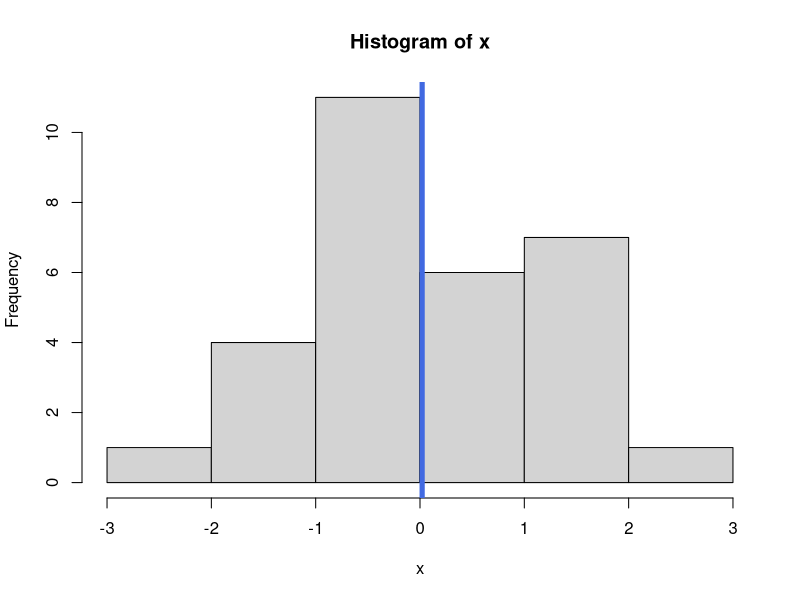
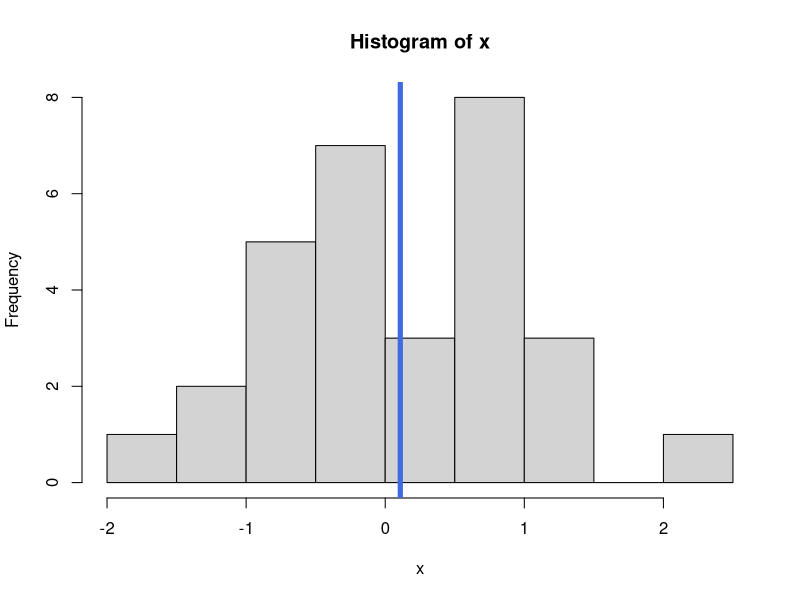
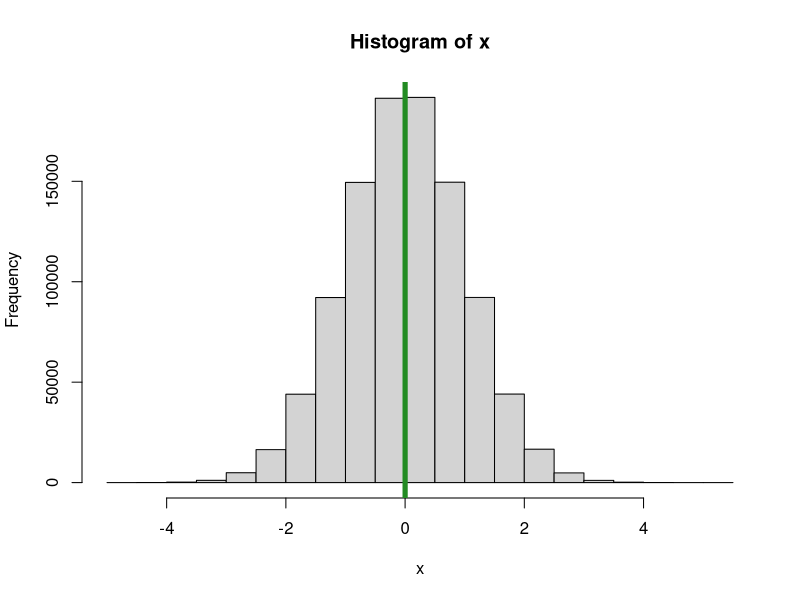
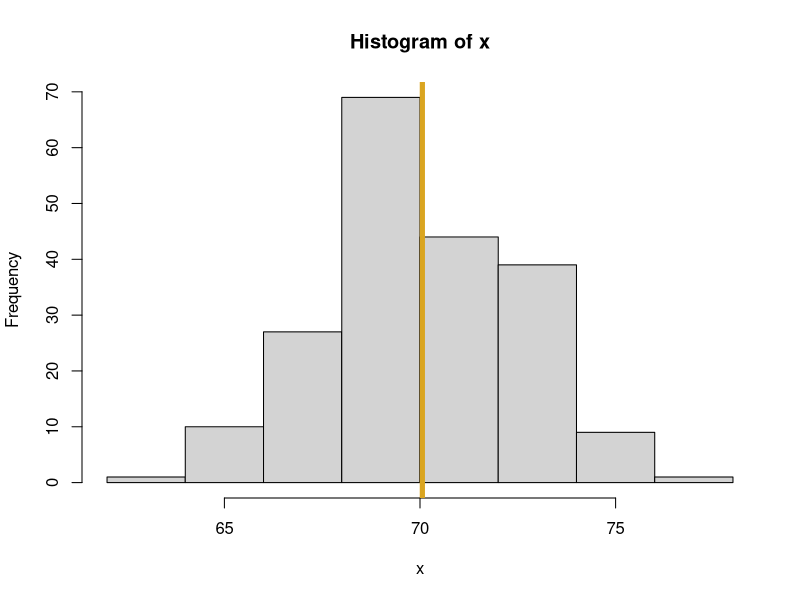

The R source for these figures, in order:
# plotRandomHistogram.R
#
# Author: Nisso Sacha
#
# Purpose:
#   A function that will generate a sample of Normal "observations"
#   and plot the histogram of that data
#
# Inputs:
#   num_pts = the number of observations to randomly generate
#   mu = the theoretical mean of the Normal distribution that generates the data
#   sigma = the theoretical sd
#   seed = an optional random number generator seed value, defaults to NULL
#   meanColor = the color of line corresponding to the sample mean of the data
#
# Outputs:
#   A histogram of the generated data is drawn
#   A list with the following elements:
#     Random_obs = a vector with the randomly generated data
#     Mean_Random_obs = sample mean corresponding to randomly generated data
#     SD_Random_obs = corresponding standard deviations

plotRandomHistogram <- function(num_pts = 30, mu = 0, sigma = 1,
                                  seed=NULL, meanColor = "royalblue") {
  set.seed(seed)
  x <- rnorm(num_pts, mean = mu, sd = sigma)
  mean_x <- mean(x)
  hist(x)
  abline(v=mean_x, lwd = 5, col = meanColor)
  
  # In R, in a function, the output from the last time is automatically returned
  list(Random_obs = x,
       Mean_Random_obs = mean_x,
       SD_Random_obs = sd(x))
  
}

plotRandomHistogram()
plotRandomHistogram(seed=19)
plotRandomHistogram(seed=19, num_pts = 1000000,
                    meanColor = "forestgreen")
my_output <- plotRandomHistogram(seed = 5, num_pts = 200, mu = 70,
                                 sigma = 2.5, meanColor = "goldenrod")
my_output$Mean_Random_obs
